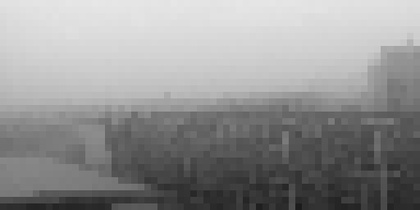
%> input picture 光电/matlab/imagedark12.jpg, 420 x 210 px, shrunk from 512 x 256 before the run
$ octave darklight.m   (GNU Octave 9; MATLAB toolbox functions it lacks are replaced by stand-ins)
%> lines starting %> are read from the running program, lines starting %| are printed output that depends on the picture; in (x1, y1, x2, y2) boxes, pixels count from 0 and x2, y2 are one past the last pixel; in counts of white or black regions, pixels touching at a corner belong together; the program's own positions count from 1
close all;
clear all;
clc;
imagedark=imread('imagedark12.jpg');
%> imagedark is the input picture: size 210x420 uint8; min 24, max 231, mean 146.5
imagelight=imread('imagelight12.jpg');
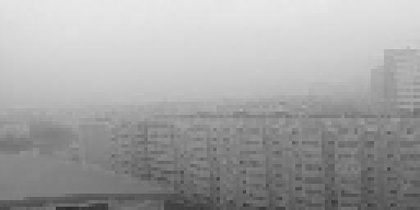
%> input picture 光电/matlab/imagelight12.jpg, 420 x 210 px, shrunk from 512 x 256 before the run
%> imagelight is the input picture: size 210x420 uint8; min 40, max 234, mean 165
[x y]=size(imagedark);
%> x = 210; y = 420
temp=imagelight-imagedark;
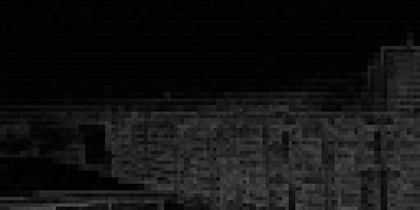
%> temp: size 210x420 uint8; min 0, max 84, mean 18.5
imagedes=zeros(x,y);
for i=1:1:x
    for j=1:1:y
        if(temp(i,j)<5 && imagedark(i,j)>175)
            imagedes(i,j)=1;
        end
    end
end
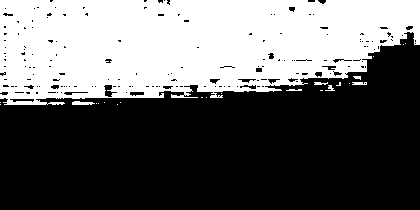
%> imagedes: size 210x420 double; values 0 (black) and 1 (white), 40% white; 23 white regions (16 under 20 px), largest, box (x1, y1, x2, y2) and area: (0, 0, 420, 105) 35014, (72, 101, 95, 105) 69, (352, 82, 367, 85) 40
figure,imshow(imagedes,[0 1]);
window_size=8;
se = strel('square',floor(window_size-1));
imagedes = imclose(imagedes,se);
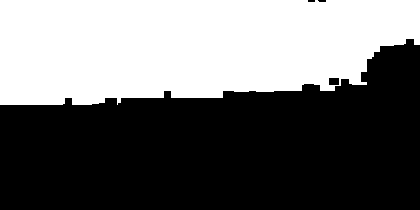
%> imagedes: size 210x420 double; values 0 (black) and 1 (white), 42.6% white; 1 white region, box (x1, y1, x2, y2) and area: (0, 0, 420, 105) 37600
figure,imshow(imagedes,[0 1]);
% [4 lines of commented-out code are left out]
